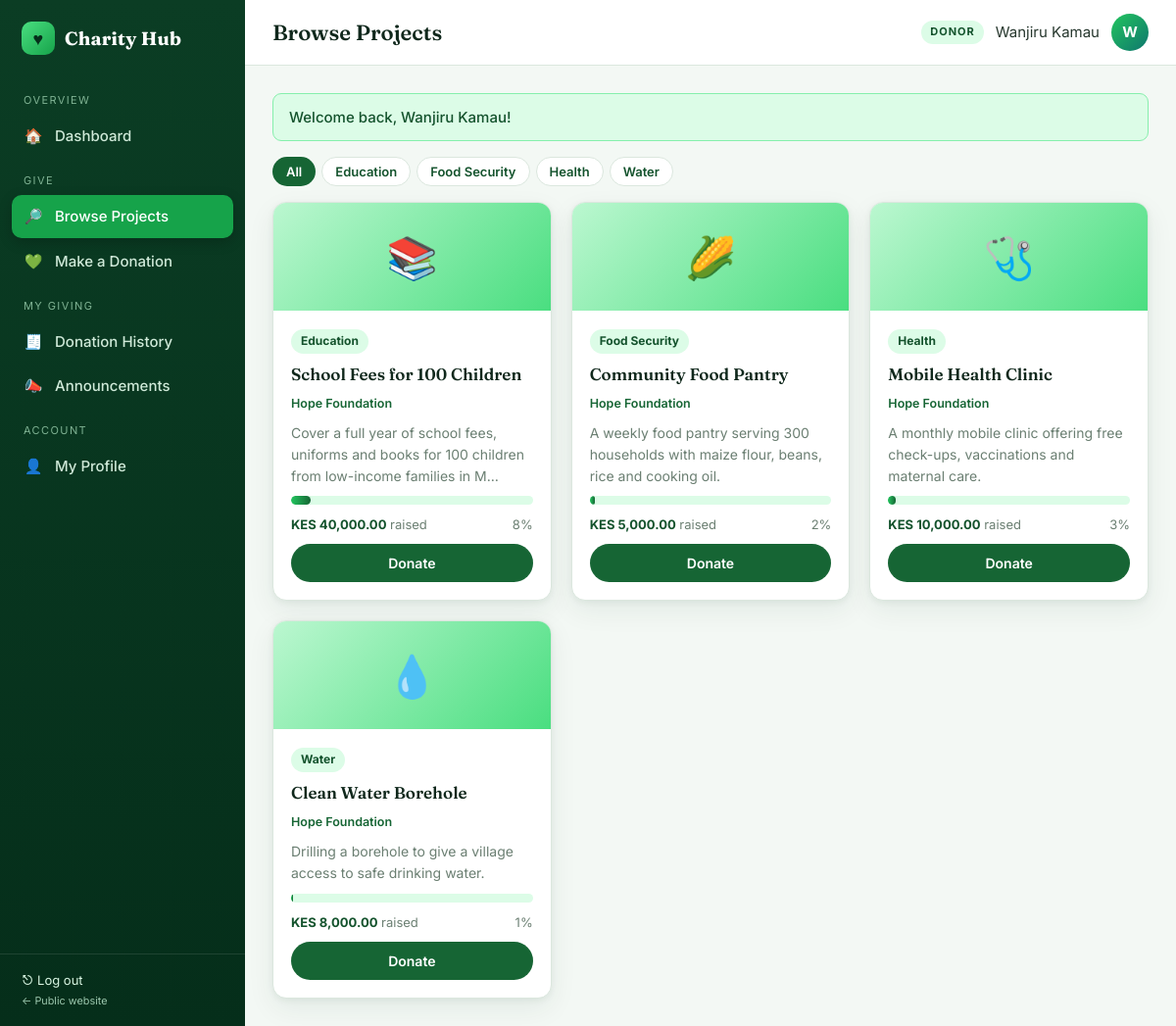
Screenshot of /donor/projects.php (signed in) with the database file from the repository.
### tables this page shows
CREATE TABLE projects (
  project_id INT AUTO_INCREMENT PRIMARY KEY,
  org_id INT NOT NULL,
  title VARCHAR(200) NOT NULL,
  description TEXT NOT NULL,
  category VARCHAR(60) NOT NULL DEFAULT 'General',
  target_amount DECIMAL(12,2) NOT NULL DEFAULT 0,
  start_date DATE NULL,
  end_date DATE NULL,
  status ENUM('PLANNED','ONGOING','COMPLETED','ON_HOLD') NOT NULL DEFAULT 'ONGOING',
  created_at TIMESTAMP DEFAULT CURRENT_TIMESTAMP,
  FOREIGN KEY (org_id) REFERENCES organizations(org_id) ON DELETE CASCADE
);

CREATE TABLE organizations (
  org_id INT AUTO_INCREMENT PRIMARY KEY,
  user_id INT NOT NULL,
  organization_name VARCHAR(200) NOT NULL,
  description TEXT NULL,
  location VARCHAR(150) NULL,
  verification_status ENUM('PENDING','VERIFIED','REJECTED') NOT NULL DEFAULT 'PENDING',
  created_at TIMESTAMP DEFAULT CURRENT_TIMESTAMP,
  FOREIGN KEY (user_id) REFERENCES users(user_id) ON DELETE CASCADE
);

### includes/bootstrap.php (called while the page is built, shortened)
<?php
require_once ROOT_PATH . '/config/db.php';
function e($v) { return htmlspecialchars((string)($v ?? ''), ENT_QUOTES, 'UTF-8'); }
function url($path = '') { return BASE_URL . '/' . ltrim($path, '/'); }
function money($n) { return 'KES ' . number_format((float)$n, 2); }
function db_run($sql, $params = []) {
    global $conn;
    $stmt = $conn->prepare($sql);
    if (!$stmt->execute()) { error_log("SQL exec error: " . $stmt->error); $stmt->close(); return false; }
    return $stmt;
}
function db_all($sql, $params = []) {
    $s = db_run($sql, $params); if (!$s) return [];
    $r = $s->get_result(); $rows = $r ? $r->fetch_all(MYSQLI_ASSOC) : []; $s->close(); return $rows;
}

### donor/_pcard.php (the view)
<?php
$icons = ['Education'=>'📚','Food Security'=>'🌽','Health'=>'🩺','Water'=>'💧','Environment'=>'🌱','Shelter'=>'🏠','General'=>'💚'];
$pct = $p['target_amount'] > 0 ? min(100, round($p['raised'] / $p['target_amount'] * 100)) : 0; ?>
<div class="pcard"><div class="pimg"><?= $icons[$p['category']] ?? '💚' ?></div><div class="pbody">
  <div><span class="chip"><?= e($p['category']) ?></span></div><h3><?= e($p['title']) ?></h3>
  <small style="color:var(--g-700);font-weight:600"><?= e($p['organization_name']) ?></small>
  <p style="color:var(--muted);font-size:14px;flex:1"><?= e(mb_strimwidth($p['description'], 0, 100, '…')) ?></p>
  <div class="progress"><span style="width:<?= $pct ?>%"></span></div>
  <div class="meta"><span><b><?= money($p['raised']) ?></b> raised</span><span><?= $pct ?>%</span></div>
  <a class="btn btn-block" href="<?= url('donor/donate.php?project=' . (int)$p['project_id']) ?>">Donate</a></div></div>

### donor/projects.php (shortened to what this page needs)
<?php
require_once __DIR__ . '/../includes/bootstrap.php';
$cat = $_GET['cat'] ?? '';
$sql = "SELECT p.*, o.organization_name, (SELECT COALESCE(SUM(amount),0) FROM donations d WHERE d.project_id=p.project_id AND d.status='COMPLETED') raised FROM projects p JOIN organizations o ON o.org_id=p.org_id WHERE o.verification_status='VERIFIED' AND p.status IN ('ONGOING','PLANNED')";
$feat = $cat ? db_all($sql . " AND p.category=? ORDER BY p.created_at DESC", [$cat]) : db_all($sql . " ORDER BY p.created_at DESC");
$cats = db_all("SELECT DISTINCT category FROM projects");
include __DIR__ . '/../includes/header.php';
?>
<div class="toolbar"><div class="actions"><a class="btn btn-sm <?= $cat?'btn-light':'' ?>" href="?">All</a><?php foreach ($cats as $c): ?><a class="btn btn-sm <?= $cat===$c['category']?'':'btn-light' ?>" href="?cat=<?= urlencode($c['category']) ?>"><?= e($c['category']) ?></a><?php endforeach; ?></div></div>
<div class="grid grid-3"><?php foreach ($feat as $p) include __DIR__ . '/_pcard.php'; ?></div>
<?php include __DIR__ . '/../includes/footer.php';

### assets/css/app.css (style rules this page uses)
:root { --g-950:#052e1a; --g-900:#0b3d24; --g-800:#14532d; --g-700:#166534; --g-600:#16a34a; --g-500:#22c55e; --g-400:#4ade80; --g-300:#86efac; --g-200:#bbf7d0; --g-100:#dcfce7; --g-50:#f0fdf4; --teal:#0f766e; --lime:#a3e635; --gold:#f5b942; --ink:#10281c; --text:#27382e; --muted:#6b7f72; --line:#dbe7de; --bg:#f3f8f4; --white:#fff; --danger:#c0392b; --danger-bg:#fdecea; --warn:#8a6100; --warn-bg:#fff4d6; --info:#0b5e6b; --info-bg:#def3f6; --radius:14px; --radius-sm:9px; --shadow:0 2px 6px rgba(11,61,36,.06),0 10px 28px rgba(11,61,36,.07); --serif:'Fraunces',Georgia,'Times New Roman',serif; --sans:'Inter','Segoe UI',system-ui,-apple-system,Arial,sans-serif; }
* { box-sizing:border-box;margin:0;padding:0 }
html { scroll-behavior:smooth }
body { font-family:var(--sans);background:var(--bg);color:var(--text);line-height:1.55;font-size:15px }
a { color:var(--g-700);text-decoration:none }
h1,h2,h3,h4 { color:var(--ink);line-height:1.2 }
.btn { display:inline-flex;align-items:center;justify-content:center;gap:8px;padding:10px 18px;border-radius:999px;border:1.5px solid transparent; font:600 14px var(--sans);cursor:pointer;transition:.2s;text-decoration:none!important;background:var(--g-700);color:#fff }
.btn-light { background:#fff;color:var(--g-800);border-color:var(--line) }
.btn-sm { padding:6px 13px;font-size:13px }
.btn-block { width:100% }
.grid { display:grid;gap:20px }
.grid-3 { grid-template-columns:repeat(3,1fr) }
.actions { display:flex;gap:6px;flex-wrap:wrap }
.toolbar { display:flex;gap:12px;flex-wrap:wrap;align-items:center;justify-content:space-between;margin-bottom:16px }
.progress { height:9px;background:var(--g-100);border-radius:99px;overflow:hidden }
.progress span { display:block;height:100%;background:linear-gradient(90deg,var(--g-500),var(--g-700));border-radius:99px }
.pcard { background:#fff;border:1px solid var(--line);border-radius:var(--radius);box-shadow:var(--shadow);overflow:hidden;display:flex;flex-direction:column }
.pcard .pimg { height:110px;display:grid;place-items:center;font-size:42px;background:linear-gradient(135deg,var(--g-200),var(--g-400)) }
.pcard .pbody { padding:18px;display:flex;flex-direction:column;gap:10px;flex:1 }
.pcard h3 { font:600 17px var(--serif) }
.pcard .meta { display:flex;justify-content:space-between;font-size:13px;color:var(--muted) }
.pcard .meta b { color:var(--g-800) }
.chip { display:inline-block;background:var(--g-100);color:var(--g-800);font-size:12px;font-weight:700;padding:3px 10px;border-radius:99px }

### rows the page displays
projects: category "📚", category "Education", title "School Fees for 100 Children", org.organization_name "Hope Foundation", description "Cover a full year of school fees, uniforms and books for 100 children from low-income families in M…", raised "KES 40,000.00", pct "8"
projects: category "🌽", category "Food Security", title "Community Food Pantry", org.organization_name "Hope Foundation", description "A weekly food pantry serving 300 households with maize flour, beans, rice and cooking oil.", raised "KES 5,000.00", pct "2"
projects: category "🩺", category "Health", title "Mobile Health Clinic", org.organization_name "Hope Foundation", description "A monthly mobile clinic offering free check-ups, vaccinations and maternal care.", raised "KES 10,000.00", pct "3"
projects: category "💧", category "Water", title "Clean Water Borehole", org.organization_name "Hope Foundation", description "Drilling a borehole to give a village access to safe drinking water.", raised "KES 8,000.00", pct "1"

### other values shown
$it[0] "OVERVIEW"
$it[2] "🏠"
$it[0] "Dashboard"
$it[0] "GIVE"
$it[2] "🔎"
$it[0] "Browse Projects"
$it[2] "💚"
$it[0] "Make a Donation"
$it[0] "MY GIVING"
$it[2] "🧾"
$it[0] "Donation History"
$it[2] "📣"
$it[0] "Announcements"
$it[0] "ACCOUNT"
$it[2] "👤"
